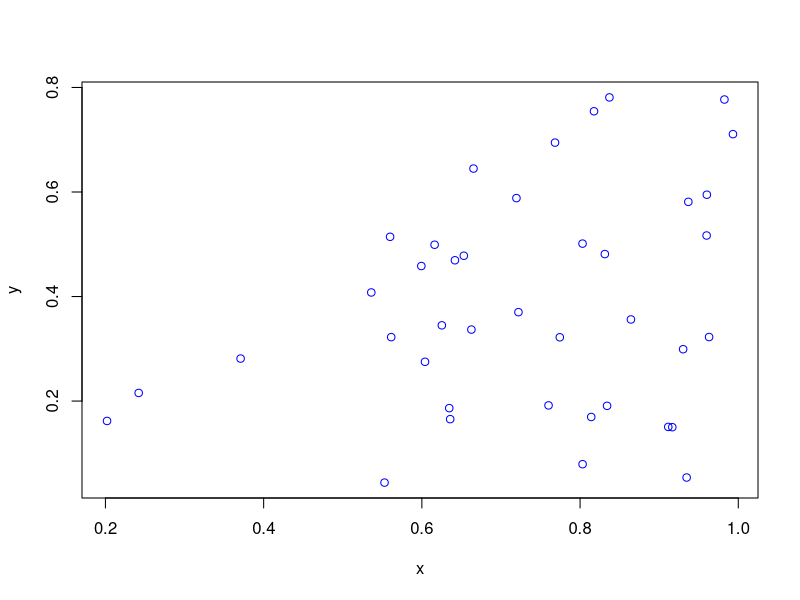
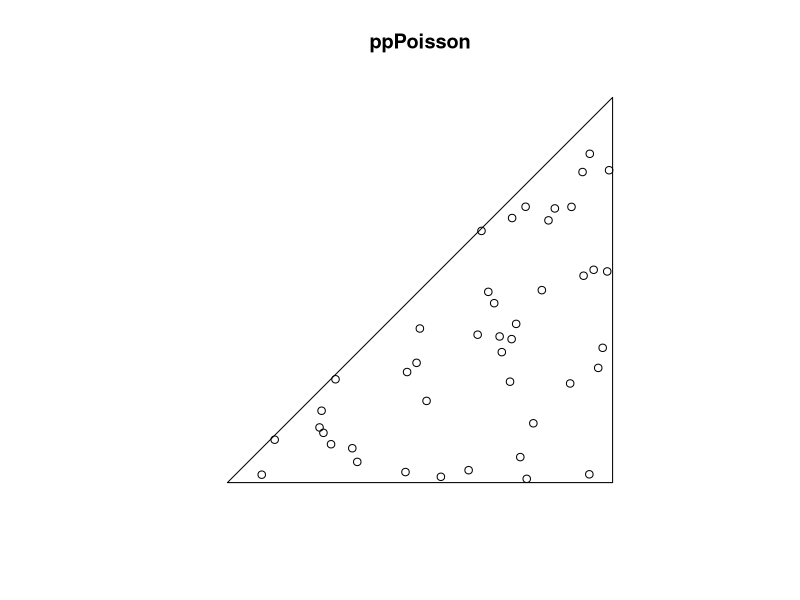

R code for these plots, in order:
# Simulate a Poisson point process on a triangle.
# Author: H. Paul Keeler, 2018.
# Website: hpaulkeeler.com
# Repository: github.com/hpaulkeeler/posts
# For more details, see the post:
# hpaulkeeler.com/simulating-a-poisson-point-process-on-a-triangle/

#Simulation window parameters -- points A,B,C of a triangle
xA=0;xB=1;xC=1; #x values of three points
yA=0;yB=0;yC=1; #y values of three points

#Point process parameters
lambda=100; #intensity (ie mean density) of the Poisson process

#calculate sides of triangle
a=sqrt((xA-xB)^2+(yA-yB)^2); 
b=sqrt((xB-xC)^2+(yB-yC)^2); 
c=sqrt((xC-xA)^2+(yC-yA)^2); 
s=(a+b+c)/2; #calculate semi-perimeter

#Use Herron's formula to calculate the area of triangle
areaTotal=(1/4)*sqrt( (a+(b+c))*(c-(a-b))*(c+(a-b))*(a+(b-c))); 

#Simulate a Poisson point process
numbPoints=rpois(1,areaTotal*lambda);#Poisson number of points
U=runif(numbPoints);#uniform random variables
V=runif(numbPoints);#uniform random variables

#places points uniformly on triangle
xx=sqrt(U)*xA+sqrt(U)*(1-V)*xB+sqrt(U)*V*xC;#x coordinates of points
yy=sqrt(U)*yA+sqrt(U)*(1-V)*yB+sqrt(U)*V*yC;#y coordinates of points

#Plotting
plot(xx,yy,'p',xlab='x',ylab='y',col='blue');

library("spatstat");
#create triangle window object
windowTriangle=owin(poly=list(x=c(xA,xB,xC), y=c(yA,yB,yC))); 
#create Poisson "point pattern" object
ppPoisson=rpoispp(lambda,win=windowTriangle) 
plot(ppPoisson); #Plot point pattern object
#retrieve x/y values from point pattern object
xx=ppPoisson$x; 
yy=ppPoisson$y;
